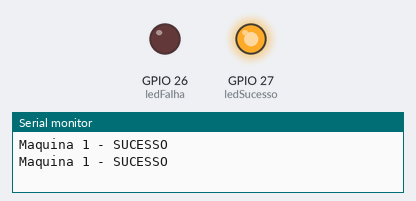
Recording of a sketch running on a simulated ESP32. On the bench: output pins drawn as LEDs (lit = HIGH), the last lines printed to the serial monitor.

Above: at 3.0 s.
At 8.0 s:
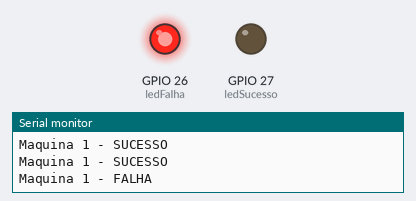
Timing chart, 0 to 13.0 s (numbered marks = the images above):
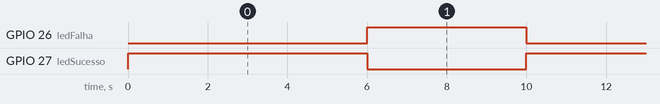

The sketch:

esp32-exemplos.ino
```cpp
int ledFalha = 26;
int ledSucesso = 27;

String maquina = "Maquina 1";

void setup() {
  Serial.begin(115200);
  pinMode(ledFalha, OUTPUT);
  pinMode(ledSucesso, OUTPUT);
}

void loop() {

  Serial.println(maquina + " - SUCESSO");
  digitalWrite(ledSucesso, HIGH);
  digitalWrite(ledFalha, LOW);
  delay(2000);

  Serial.println(maquina + " - SUCESSO");
  delay(2000);

  Serial.println(maquina + " - SUCESSO");
  delay(2000);

  Serial.println(maquina + " - FALHA");
  digitalWrite(ledSucesso, LOW);
  digitalWrite(ledFalha, HIGH);
  delay(4000);
}
```

Measured:
- by itself, GPIO 26 (ledFalha): alternates HIGH for 4.0 s and LOW for 6.0 s
- by itself, GPIO 27 (ledSucesso): alternates HIGH for 6.0 s and LOW for 4.0 s
